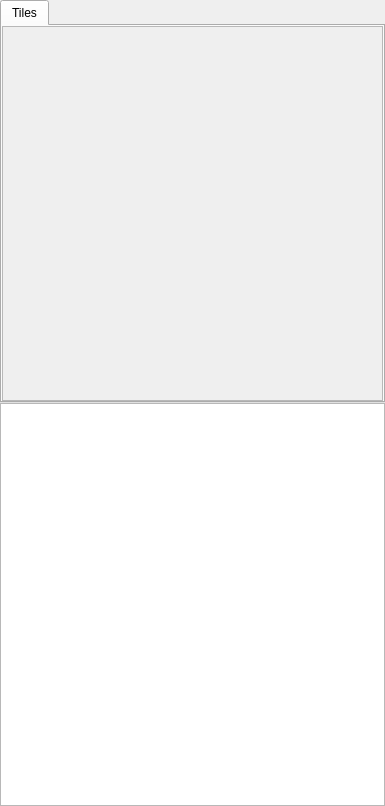
<?xml version="1.0" encoding="UTF-8"?>
<ui version="4.0">
 <class>TileSetGroup</class>
 <widget class="QWidget" name="TileSetGroup">
  <property name="geometry">
   <rect>
    <x>0</x>
    <y>0</y>
    <width>385</width>
    <height>806</height>
   </rect>
  </property>
  <property name="windowTitle">
   <string>Form</string>
  </property>
  <layout class="QGridLayout" name="gridLayout">
   <property name="margin">
    <number>0</number>
   </property>
   <property name="spacing">
    <number>0</number>
   </property>
   <item row="0" column="0">
    <widget class="QTabWidget" name="tabWidget">
     <property name="sizePolicy">
      <sizepolicy hsizetype="Expanding" vsizetype="Expanding">
       <horstretch>0</horstretch>
       <verstretch>0</verstretch>
      </sizepolicy>
     </property>
     <property name="currentIndex">
      <number>0</number>
     </property>
     <widget class="QWidget" name="tabTiles">
      <attribute name="title">
       <string>Tiles</string>
      </attribute>
      <layout class="QGridLayout" name="gridLayout_2">
       <property name="margin">
        <number>0</number>
       </property>
       <property name="spacing">
        <number>0</number>
       </property>
       <item row="0" column="0">
        <widget class="QScrollArea" name="tileScrollArea">
         <property name="widgetResizable">
          <bool>true</bool>
         </property>
         <widget class="QWidget" name="tileScrollAreaContents">
          <property name="geometry">
           <rect>
            <x>0</x>
            <y>0</y>
            <width>377</width>
            <height>375</height>
           </rect>
          </property>
         </widget>
        </widget>
       </item>
      </layout>
     </widget>
    </widget>
   </item>
   <item row="1" column="0">
    <widget class="QTreeView" name="treeViewLayers">
     <property name="iconSize">
      <size>
       <width>16</width>
       <height>0</height>
      </size>
     </property>
     <property name="uniformRowHeights">
      <bool>true</bool>
     </property>
    </widget>
   </item>
  </layout>
 </widget>
 <resources/>
 <connections/>
</ui>
